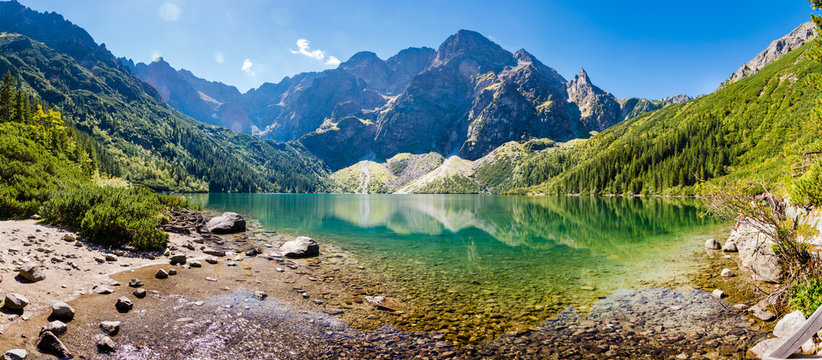
#> input picture zdj.jpg, 822 x 360 px
$ python zad9.py
#> lines starting #> are read from the running program, lines starting #| are printed output that depends on the picture
import cv2

image = cv2.imread("zdj.jpg")
#> image is the input picture: shape (360, 822, 3); mean B, G, R 119.1, 128.2, 107.9

fragment = image[0:300, 0:300]
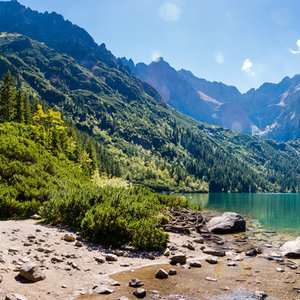
#> fragment: shape (300, 300, 3); mean B, G, R 128.1, 128, 107.9

cv2.imwrite("cropped_image.jpg", fragment)

$ run again, with B.jpg copied over zdj.jpg
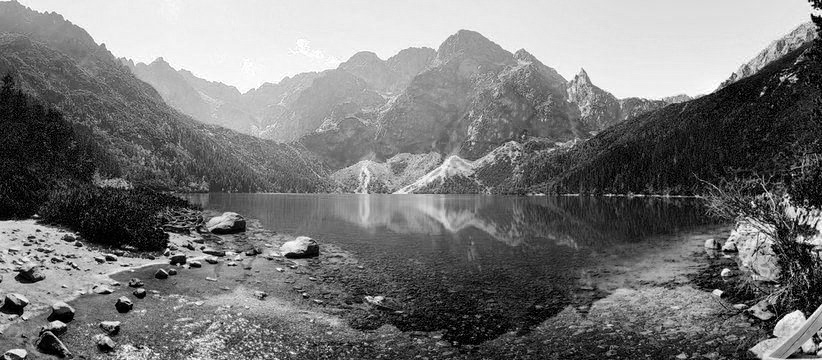
#> input picture B.jpg, 822 x 360 px
#> image is the input picture: shape (360, 822, 3); min 0, max 255, mean 119.1
#> `fragment = image[0:300, 0:300]`:
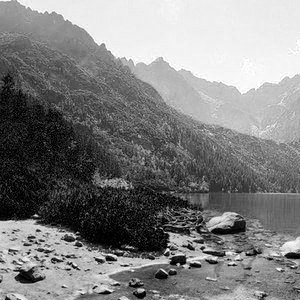
#> fragment: shape (300, 300, 3); min 0, max 255, mean 128.1

$ run again, with R.jpg copied over zdj.jpg
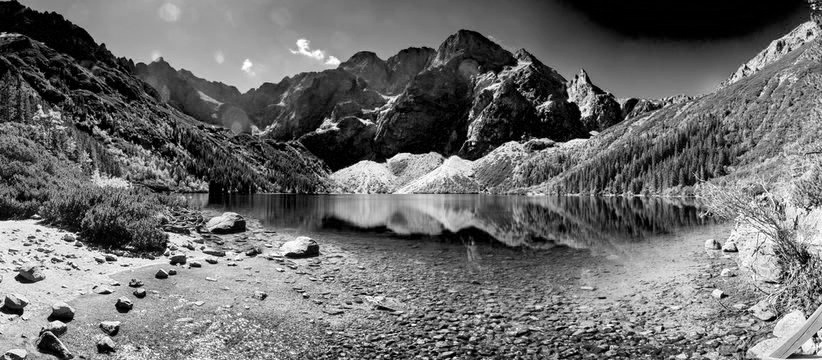
#> input picture R.jpg, 822 x 360 px
#> image is the input picture: shape (360, 822, 3); min 0, max 255, mean 108
#> `fragment = image[0:300, 0:300]`:
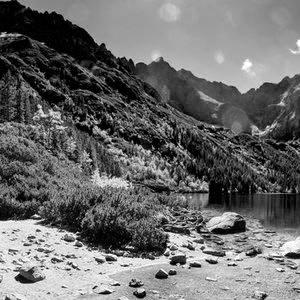
#> fragment: shape (300, 300, 3); min 0, max 255, mean 108
